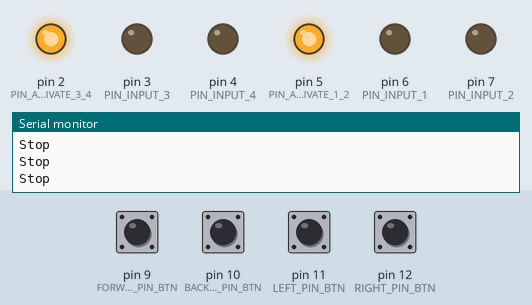
Recording of a sketch running on a simulated Arduino Uno, built with avr-gcc and run on an emulated ATmega328P. Parts: output pins drawn as LEDs (lit = HIGH), the last lines printed to the serial monitor. Inputs (shaded band) come from the test bench; at power-on: pin 9 (FORWARD_PIN_BTN), pin 10 (BACKWARD_PIN_BTN), pin 11 (LEFT_PIN_BTN), pin 12 (RIGHT_PIN_BTN) HIGH.

Above: at 1.8 s.
1.9 s: pin 9 (FORWARD_PIN_BTN) pulled LOW for 0.6 s
At 2.4 s:
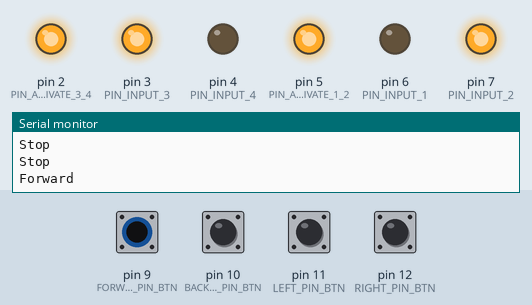
4.0 s: pin 10 (BACKWARD_PIN_BTN) pulled LOW for 0.6 s
At 4.8 s:
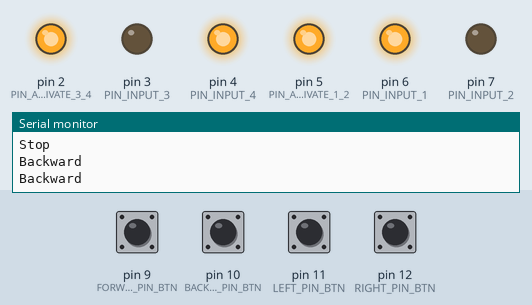
6.5 s: pin 11 (LEFT_PIN_BTN) pulled LOW for 0.6 s
At 7.2 s:
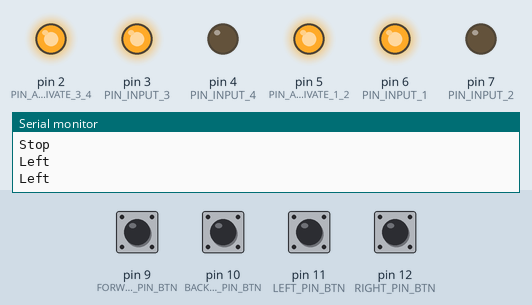
9.0 s: pin 12 (RIGHT_PIN_BTN) pulled LOW for 0.6 s
At 9.8 s:
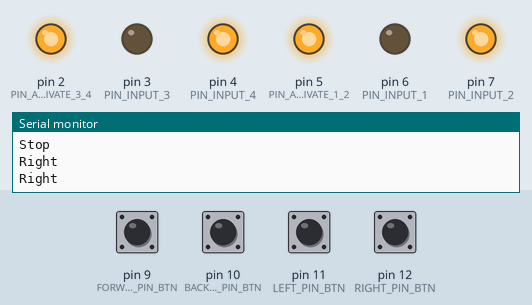
Timing chart, 0 to 12.0 s (numbered marks = the images above; inputs shaded):
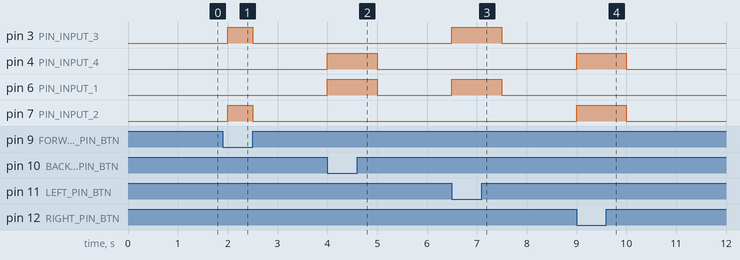

Measured:
- after the input at 1.9 s, pin 3 (PIN_INPUT_3), pin 7 (PIN_INPUT_2): LOW → HIGH after 0.10 s, → LOW 0.50 s later
- after the input at 4.0 s, pin 4 (PIN_INPUT_4), pin 6 (PIN_INPUT_1): LOW → HIGH at once, → LOW 1.0 s later
- after the input at 6.5 s, pin 3 (PIN_INPUT_3), pin 6 (PIN_INPUT_1): LOW → HIGH at once, → LOW 1.0 s later
- after the input at 9.0 s, pin 4 (PIN_INPUT_4), pin 7 (PIN_INPUT_2): LOW → HIGH at once, → LOW 1.0 s later

The sketch:

wired_commanded_robot.ino
```cpp
// Buttons

const int FORWARD_PIN_BTN = 9;
const int BACKWARD_PIN_BTN = 10;
const int LEFT_PIN_BTN = 11;
const int RIGHT_PIN_BTN = 12;

void initButton(int buttonBin)
{
	pinMode(buttonBin, INPUT_PULLUP);
}

/**
 * Use of 2 DC motor and a L293D
 */

// Motor 1 (left)
const int PIN_ACTIVATE_1_2 = 5;
const int PIN_INPUT_1 = 6;
const int PIN_INPUT_2 = 7;

// Motor 2 (right)
const int PIN_ACTIVATE_3_4 = 2;
const int PIN_INPUT_3 = 3;
const int PIN_INPUT_4 = 4;

// Directions
const int MOVE_FORWARD = 0;
const int MOVE_BACKWARD = 1;
const int TURN_RIGHT = 2;
const int TURN_LEFT = 3;
const int STOP = 4;

/**
 * Initialize the pins of a motor
 */
void initMotor(int activationPin, int pin1, int pin2)
{
    pinMode(activationPin, OUTPUT);
    pinMode(pin1, OUTPUT);
    pinMode(pin2, OUTPUT);
    // Enable the motor driver
    digitalWrite(activationPin, HIGH);
}

/**
 * Run a motor either clockwise or counter-clockwise
 */
void runMotor(int pin1, int pin2, bool clockwise = true)
{
    if (clockwise) {
        // Run the motor clockwise
        digitalWrite(pin1, HIGH);
        digitalWrite(pin2, LOW);
    } else {
        // Run the motor counter-clockwise
        digitalWrite(pin1, LOW);
        digitalWrite(pin2, HIGH);
    }
}

/**
 * Stop a motor
 */
void stopMotor(int pin1, int pin2)
{
    digitalWrite(pin1, LOW);
    digitalWrite(pin2, LOW);
}

// Robot control

void move(int direction)
{
    switch (direction) {
        case MOVE_FORWARD:
			Serial.println("Forward");
            runMotor(PIN_INPUT_1, PIN_INPUT_2, false);
            runMotor(PIN_INPUT_3, PIN_INPUT_4, true);
            break;
        case MOVE_BACKWARD:
			Serial.println("Backward");
            runMotor(PIN_INPUT_1, PIN_INPUT_2, true);
            runMotor(PIN_INPUT_3, PIN_INPUT_4, false);
            break;
        case TURN_RIGHT:
			Serial.println("Right");
            runMotor(PIN_INPUT_1, PIN_INPUT_2, false);
            runMotor(PIN_INPUT_3, PIN_INPUT_4, false);
            break;
        case TURN_LEFT:
			Serial.println("Left");
            runMotor(PIN_INPUT_1, PIN_INPUT_2, true);
            runMotor(PIN_INPUT_3, PIN_INPUT_4, true);
            break;
        case STOP:
			Serial.println("Stop");
            stopMotor(PIN_INPUT_1, PIN_INPUT_2);
            stopMotor(PIN_INPUT_3, PIN_INPUT_4);
            break;
    }
}

// Main functions

void setup()
{
    Serial.begin(9600);

    // Initialize the buttons
	initButton(FORWARD_PIN_BTN);
	initButton(BACKWARD_PIN_BTN);
	initButton(LEFT_PIN_BTN);
	initButton(RIGHT_PIN_BTN);

    // Initialize the motors
    initMotor(PIN_ACTIVATE_1_2, PIN_INPUT_1, PIN_INPUT_2);
    initMotor(PIN_ACTIVATE_3_4, PIN_INPUT_3, PIN_INPUT_4);
}

void loop()
{
	if (!digitalRead(FORWARD_PIN_BTN)) {
		move(MOVE_FORWARD);
	} else if (!digitalRead(BACKWARD_PIN_BTN)) {
		move(MOVE_BACKWARD);
	} else if (!digitalRead(LEFT_PIN_BTN)) {
		move(TURN_LEFT);
	} else if (!digitalRead(RIGHT_PIN_BTN)) {
		move(TURN_RIGHT);
	} else {
		move(STOP);
	}
	delay(500);
}
```
